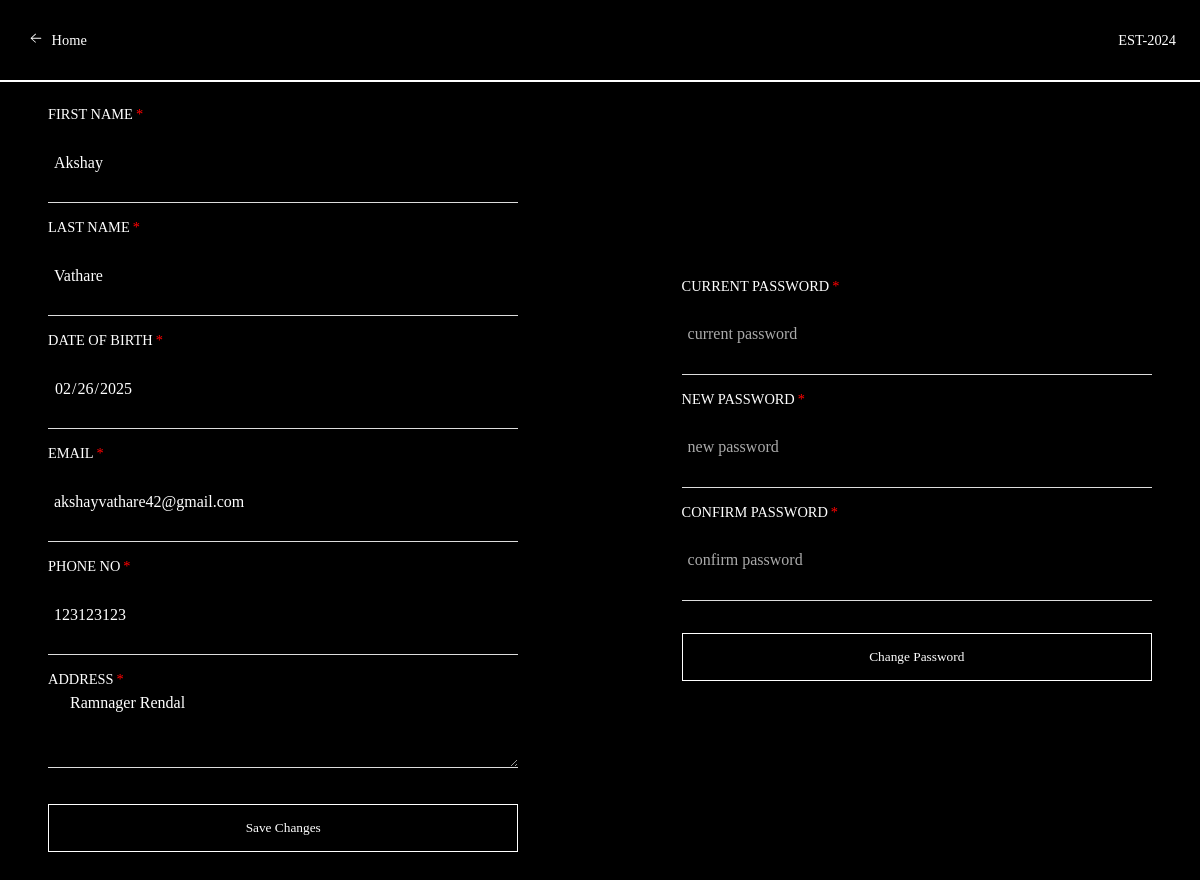
The app's page /profile/profile.php?get_Id=93 (signed in) with its own data.
### tables this page shows
CREATE TABLE `users` (
  `user_Id` int(20) NOT NULL,
  `fname` varchar(212) DEFAULT NULL,
  `lname` varchar(212) NOT NULL,
  `email` varchar(100) DEFAULT NULL,
  `password` varchar(20) DEFAULT NULL,
  `otp` varchar(200) NOT NULL,
  `activation_code` varchar(255) NOT NULL,
  `status` varchar(20) NOT NULL,
  `created_at` timestamp NOT NULL DEFAULT current_timestamp(),
  `user_type` varchar(20) DEFAULT NULL,
  `dob` varchar(50) NOT NULL,
  `Mobile_No` varchar(50) NOT NULL,
  `Address` varchar(200) NOT NULL
);

### profile/profile.php (the view, shortened to what this page needs)
<?php
include("../config/connection.php");
if (isset($_GET['get_Id'])) {
    $fetch_email = $_SESSION["email"];
     $sql = "select * from users where email = '$fetch_email' ";
    $result = $conn->query($sql);
    $users = mysqli_fetch_assoc($result);
  }
?>
<!DOCTYPE html>
<html lang="en">
<head>
    <link rel="stylesheet" href="styles.css">
</head>
<body>
    <div class="signUpPage">
        <div class="nav">
          <div class="nav-part2">
             <h3 class="closeSignUp" style="align-items: center; justify-content: center; display: flex;"> <a href="../other/homepage.php">
               Home</a></h3>
            </div>
              <div class="nav-part1">
             <h3>EST-2024</h3>
          </div>
        </div>
        <hr class="animated-hr" />
        <div class="signUpPage-part1">
        <div class="container">
            <form action="" method="post">
              <label for="password" class="required">first name</label>
              <input type="text" id="first-name" name="first-name" value="<?php echo $users['fname'] ?>" readonly>
              <label for="password" class="required">last name</label>
              <input type="text" id="last-name" name="last-name" value="<?php echo $users['lname']; ?>" readonly>
              <label for="password" class="required">date of birth</label>
              <input type="date" id="dob" name="dob" value="<?php echo $users['dob'] ?>" >
              <label for="password" class="required">email</label>
              <input type="email" id="email" name="email" value="<?php echo $users['email'] ?>" readonly>
              <label for="password" class="required">phone no</label>
              <input type="tel" id="phone" name="phone" placeholder="phoneNo" value="<?php echo $users['Mobile_No'] ?>">
              <label for="password" class="required">address</label>
              <textarea id="address" name="address" rows="3" placeholder="Address"  > <?php echo $users['Address'] ?>  </textarea>
              <button class="submitButton" type="submit" name="submit">Save Changes</button>
            </form>
          </div>
          <div class="container">
            <form action="" method="post">
              <label for="password" class="required">current password</label>
              <input type="number" id="current-password" name="current_password" placeholder="current password" required>
              <label for="password" class="required">new password</label>
              <input type="password" id="new-password" name="new_password" placeholder="new password" required>
              <label for="password" class="required">confirm password</label>
              <input type="password" id="confirm-password" name="confirm_password" placeholder="confirm password" required>
              <button class="submitButton" type="submit" name="password">Change Password</button>
            </form>
          </div>
        </div>
      </div>
</body>
</html>

### profile/styles.css (style rules this page uses)
* { padding: 0%; margin: 0%; box-sizing: border-box; font-weight: 400; font-family: Aeonik; color: white; }
html, body { height: 100%; overscroll-behavior: none; min-height: 100%; width: 100%; overflow-x: hidden; background-color: black; }
.signUpPage { width: 100%; min-height: 100vh; background-color: black; }
.signUpPage .nav { width: 100%; height: 10vh; display: flex; justify-content: space-between; align-items: center; text-transform: capitalize; padding: 2vw; }
.signUpPage .nav h3 { font-size: 1.2vw; cursor: pointer; }
.signUpPage .nav-part1 { display: flex; align-items: center; gap: 10px; }
.signUpPage .nav-part1 h3 { text-transform: uppercase; font-family: Aeonik; cursor: pointer; }
.signUpPage-part1 { width: 100%; position: relative; min-height:90vh; display: flex; justify-content: space-between; align-items: center; padding: 0 2vw; }
.signUpPage .container { padding: 2vw; width: 45%; }
.signUpPage label { display: block; text-transform: uppercase; font-size: 1.2vw; opacity: 1; }
.signUpPage .container input,select,textarea { width: 100%; height: 10vh; padding:0.5vw ; margin-bottom: 2vh; border: none; font-weight: 400; border-bottom: 1px solid #ddd; box-sizing: border-box; outline: none; font-size: 16px; background-color: black; color: white; transition: border-color 0.3s ease; opacity: 1; }
.animated-hr { width: 100%; border: 1px solid white; }
.container form { opacity: 1; }
.required::after { content: "*"; color: red; margin-left: 3px; }
.signUpPage ::placeholder { color: #aaa; }
.signUpPage button { width: 100%; height: 6vh; background-color: black; margin: 2vh 0; cursor: pointer; opacity: 1; border: 1px solid white; color: white; }
a { text-decoration: none; color: white; }

### records on screen
users: first-name "Akshay", last-name "Vathare", dob "02/26/2025", email "akshayvathare42@gmail.com", phone "123123123", address "Ramnager Rendal"
